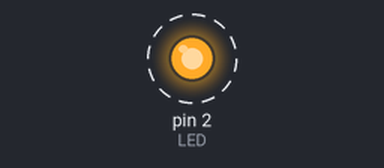
Simulated run of this sketch. Board: Arduino Uno, built with avr-gcc and run on an emulated ATmega328P. Parts: output pins drawn as LEDs (lit = HIGH). Dashed ring = blinking. What the sketch prints to the serial monitor is not drawn.

Above: at 0.2 s.
Timing chart, 0 to 3.0 s (numbered marks = the images above):
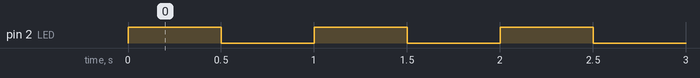

The sketch:

led_blink.ino
```cpp
#define LED 2  //instead of remembering which pin this makes it simpler to reference later in the code
int loops = 0;

void setup() {
    pinMode(LED, OUTPUT);    // LED pin as output.
    Serial.begin(9600);       //turn on the serial output - not explicitly required, but nice to have for debugging
}

void loop() {

    digitalWrite(LED, HIGH);    // turn the LED on
    delay(500);                 // wait for 1/2 second.
    digitalWrite(LED, LOW);     // turn the LED off
    delay(500);                 // wait for 1/2 second.
    loops = loops + 1;          // count the loops
    Serial.print(loops);        // print the loop counter to the serial output
    Serial.println(" completed.");

}
```

Measured:
- by itself, pin 2 (LED): alternates HIGH for 0.50 s and LOW for 0.50 s
